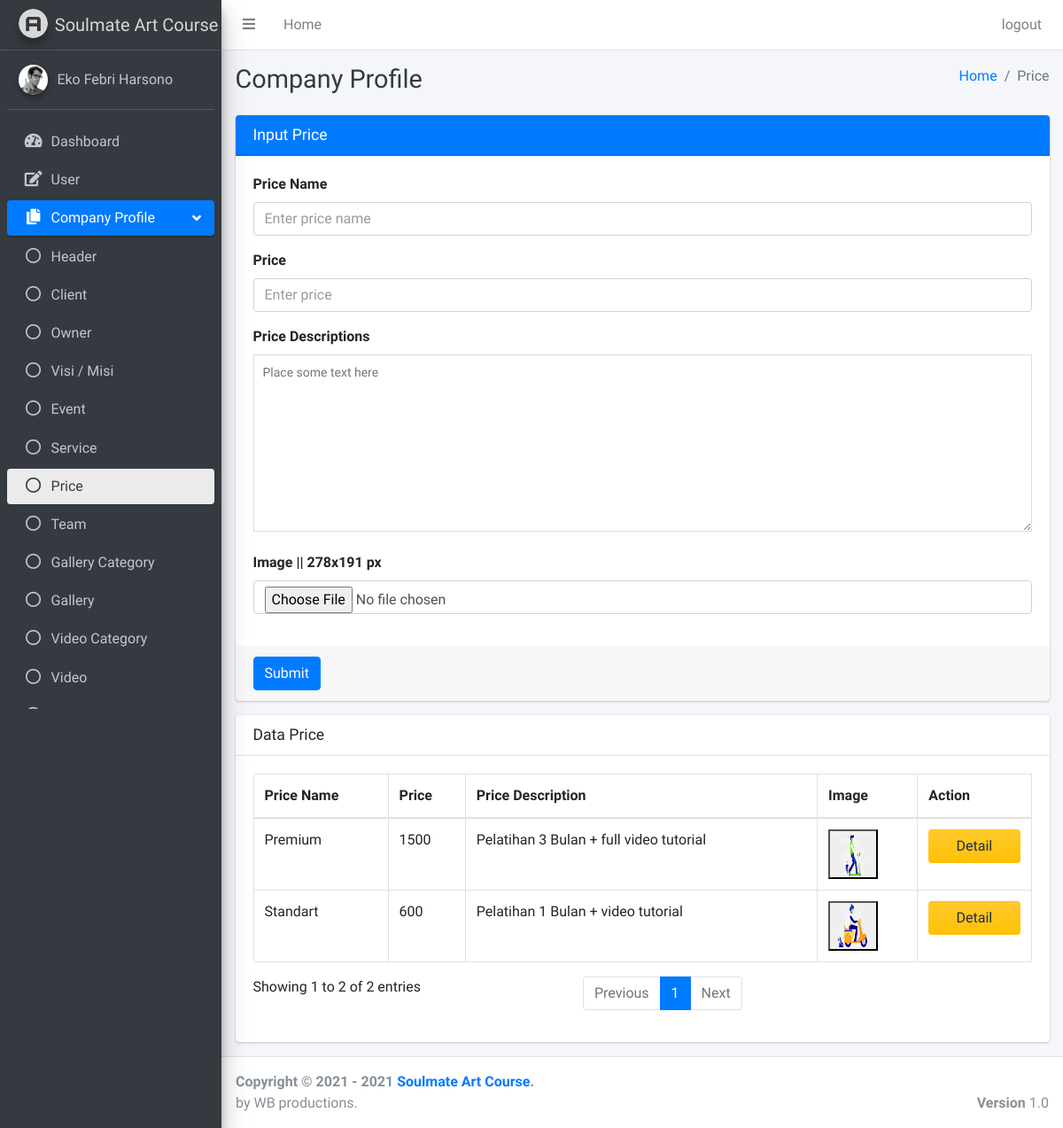
/pages/companyProfile/price.php (signed in), run on an earlier commit of the app's database.
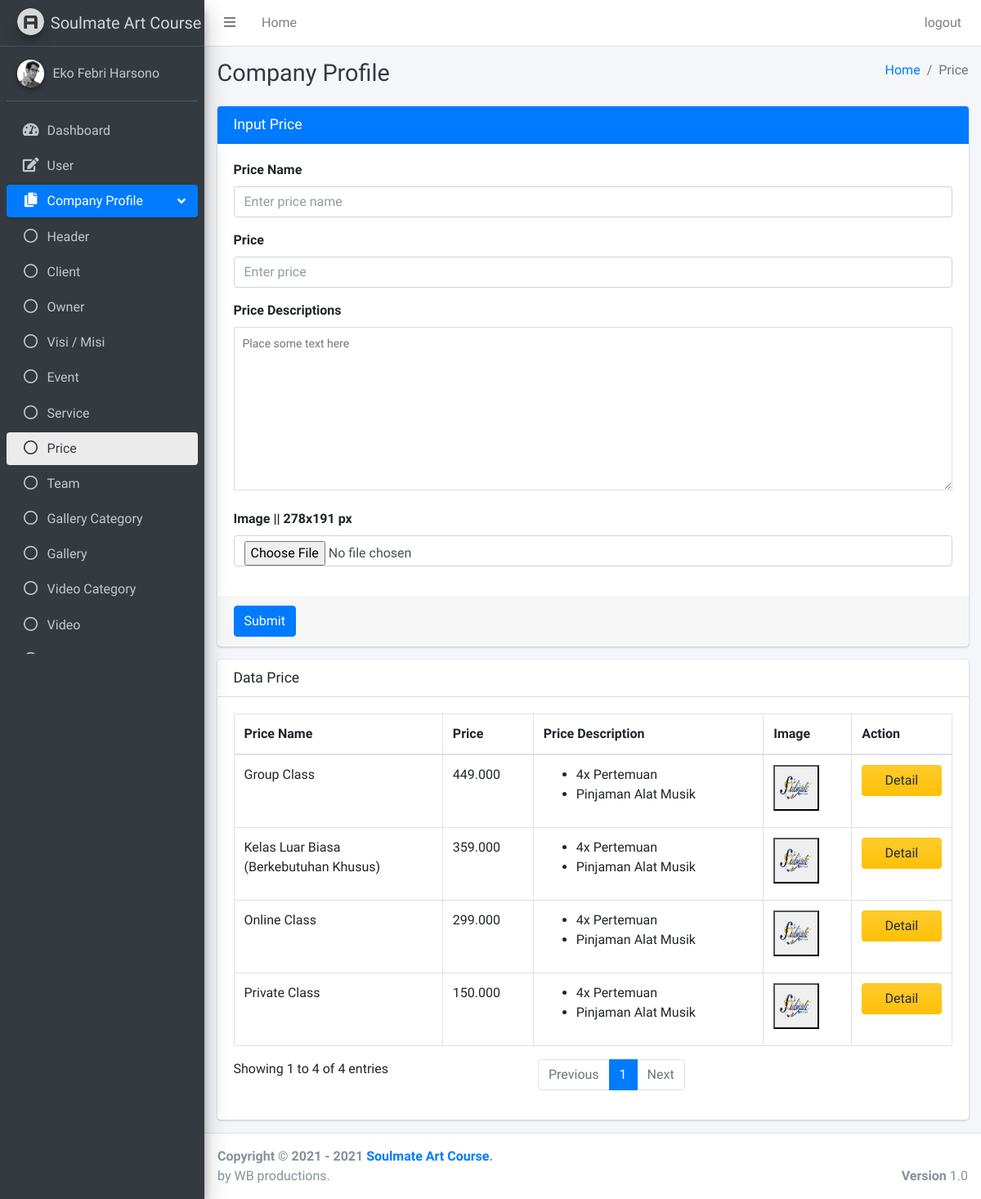
And on a later commit of the database.
### tables this page shows
CREATE TABLE `price` (
  `id_price` int(11) NOT NULL,
  `price_name` varchar(50) NOT NULL,
  `price` varchar(30) NOT NULL,
  `price_descriptions` text NOT NULL,
  `image` text NOT NULL
);

### pages/companyProfile/price.php (the view, shortened to what the changed rows need)
<?php
if ($_SESSION["id"] == null || $_SESSION["id"] == "") {
    header('Location: ../../login.php?status=4');
} else {
    $conn = OpenCon(); ?>
    <!DOCTYPE html>
    <html>
    <head>
        <link rel="stylesheet" href="../../plugins/fontawesome-free/css/all.min.css">
        <link rel="stylesheet" href="https://code.ionicframework.com/ionicons/2.0.1/css/ionicons.min.css">
        <link rel="stylesheet" href="../../plugins/sweetalert2-theme-bootstrap-4/bootstrap-4.min.css">
        <link rel="stylesheet" href="../../plugins/toastr/toastr.min.css">
        <link rel="stylesheet" href="../../dist/css/adminlte.min.css">
        <link rel="stylesheet" href="../../plugins/summernote/summernote-bs4.css">
    </head>
    <body class="hold-transition sidebar-mini layout-fixed">
        <div class="wrapper">
            <?php include '../dashboard/navbar.php'; ?>
            <?php include '../sidebar/sidebarPrice.php'; ?>
            <div class="content-wrapper">
                <div class="content-header">
                    <div class="container-fluid">
                        <div class="row mb-2">
                            <div class="col-sm-6">
                                <h1 class="m-0 text-dark">Company Profile</h1>
                            </div>
                            <div class="col-sm-6">
                                <ol class="breadcrumb float-sm-right">
                                    <li class="breadcrumb-item"><a href="#">Home</a></li>
                                    <li class="breadcrumb-item active">Price</li>
                                </ol>
                            </div>
                        </div>
                    </div>
                </div>
                <section class="content">
                    <div class="container-fluid">
                        <div class="row">
                            <div class="col-md-12">
                                <div class="card card-primary">
                                    <div class="card-header">
                                        <h3 class="card-title">Input Price</h3>
                                    </div>
                                    <form role="form" enctype="multipart/form-data" method="POST" action="../../php/companyProfile/priceActions.php">
                                        <div class="card-body">
                                            <div class="form-group">
                                                <label for="exampleInputEmail1">Price Name</label>
                                                <input type="text" class="form-control" name="price_name" placeholder="Enter price name" required>
                                            </div>
                                            <div class="form-group">
                                                <label for="exampleInputEmail1">Price</label>
                                                <input type="text" class="form-control" name="price" placeholder="Enter price" required>
                                            </div>
                                            <div class="mb-3">
                                                <label for="exampleInputEmail1">Price Descriptions</label>
                                                <textarea class="textarea" name="price_descriptions" placeholder="Place some text here" style="width: 100%; height: 200px; font-size: 14px; line-height: 18px; border: 1px solid #dddddd; padding: 10px;" required></textarea>
                                            </div>
                                            <div class="form-group">
                                                <label for="exampleInputEmail1">Image || 278x191 px</label>
                                                <input type="file" class="form-control" name="image">
                                            </div>
                                        </div>
                                        <div class="card-footer">
                                            <button type="submit" class="btn btn-primary" name="submitInsertPrice">Submit</button>
                                        </div>
                                    </form>
                                </div>
                            </div>
                            <div class="col-md-12">
                                <div class="card">
                                    <div class="card-header">
                                        <h3 class="card-title">Data Price</h3>
                                    </div>
                                    <div class="card-body">
                                        <?php
                                        $sql = "SELECT * FROM `price`";
                                        $res = mysqli_query($conn, $sql);
                                        ?>
                                        <table id="example2" class="table table-bordered table-hover">
                                            <thead>
                                                <tr>
                                                    <th>Price Name</th>
                                                    <th>Price</th>
                                                    <th>Price Description</th>
                                                    <th>Image</th>
                                                    <th>Action</th>
                                                </tr>
                                            </thead>
                                            <tbody>
                                                <?php while ($row = mysqli_fetch_array($res)) { ?>
                                                    <tr>
                                                        <td><?php echo $row['price_name']; ?></td>
                                                        <td><?php echo $row['price']; ?></td>
                                                        <td><?php echo $row['price_descriptions']; ?></td>
                                                        <td>
                                                            <button data-toggle="modal" data-target="#a<?php echo $row['id_price']; ?>">
                                                                <img style="width:40px;height:50px;" src="<?php echo $row['image']; ?>" alt="">
                                                            </button>
                                                        <td>
                                                            <button class="btn btn-block bg-gradient-warning" name="detail" data-toggle="modal" data-target="#b<?php echo $row['id_price']; ?>">Detail</button>
                                                        </td>
                                                    </tr>
                                                <?php } ?>
                                            </tbody>
                                        </table>
                                    </div>
                                </div>
                            </div>
                        </div>
                </section>
            </div>
            <?php include '../dashboard/footer.php'; ?>
        </div>
    </body>
    </html>
<?php } ?>

What changed in the data, as far as the page shows it:
removed price: price_name "Standart", price "600", price_descriptions "Pelatihan 1 Bulan + video tutorial", image (picture)
removed price: price_name "Premium", price "1500", price_descriptions "Pelatihan 3 Bulan + full video tutorial", image (picture)
added price: price_name "Private Class", price "150.000", price_descriptions "4x Pertemuan Pinjaman Alat Musik", image (placeholder picture)
added price: price_name "Group Class", price "449.000", price_descriptions "4x Pertemuan Pinjaman Alat Musik", image (placeholder picture)
added price: price_name "Kelas Luar Biasa (Berkebutuhan Khusus)", price "359.000", price_descriptions "4x Pertemuan Pinjaman Alat Musik", image (placeholder picture)
added price: price_name "Online Class", price "299.000", price_descriptions "4x Pertemuan Pinjaman Alat Musik", image (placeholder picture)
Also different on the page:
text written by a page script: "Showing 1 to 2 of 2 entries Previous 1 Next" → "Showing 1 to 4 of 4 entries Previous 1 Next"
